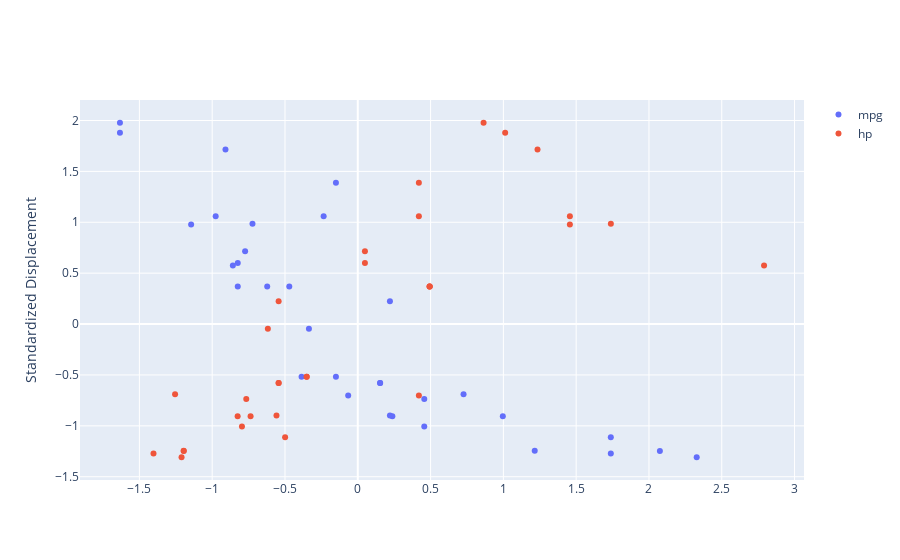

Here is the notebook cell this chart was saved with:
### Markdown cell above
**Creating scatter plots**

### Code cell
fig = {'data' : [{'x' : cars_std_df.mpg, 'y':cars_std_df.disp, 'mode' : 'markers', 'name' : 'mpg'},
                 {'x' : cars_std_df.hp, 'y':cars_std_df.disp, 'mode' : 'markers', 'name' : 'hp'},
                ],
       'layout' : {'xaxis': {'title' : ''}, 'yaxis': {'title' :'Standardized Displacement'}},
      }
#py.iplot(fig)
go.Figure(fig)

### Figure 1 — Plotly figure (JSON) as saved in the notebook; plotly's stock layout.template omitted (floating-point values rounded to 4 significant figures)
{"data": [{"mode": "markers", "name": "mpg", "type": "scatter", "x": [0.1533, 0.1533, 0.4567, 0.2207, -0.2344, -0.3356, -0.9762, 0.7265, 0.4567, -0.1501, -0.3861, -0.6222, -0.4704, -0.8244, -1.634, -1.634, -0.9087, 2.075, 1.738, 2.328, 0.2376, -0.7739, -0.8244, -1.145, -0.1501, 1.215, 0.9962, 1.738, -0.7233, -0.06585, -0.8582, 0.2207], "y": [-0.5798, -0.5798, -1.006, 0.2236, 1.06, -0.04691, 1.06, -0.6888, -0.7371, -0.5174, -0.5174, 0.3695, 0.3695, 0.3695, 1.978, 1.88, 1.716, -1.246, -1.271, -1.309, -0.9068, 0.7155, 0.6007, 0.9778, 1.388, -1.244, -0.9052, -1.112, 0.986, -0.7027, 0.5761, -0.8995]}, {"mode": "markers", "name": "hp", "type": "scatter", "x": [-0.5437, -0.5437, -0.7956, -0.5437, 0.4195, -0.6177, 1.457, -1.255, -0.7659, -0.351, -0.351, 0.4936, 0.4936, 0.4936, 0.8641, 1.012, 1.235, -1.196, -1.403, -1.21, -0.7363, 0.04909, 0.04909, 1.457, 0.4195, -1.196, -0.8252, -0.4992, 1.738, 0.4195, 2.791, -0.5585], "y": [-0.5798, -0.5798, -1.006, 0.2236, 1.06, -0.04691, 1.06, -0.6888, -0.7371, -0.5174, -0.5174, 0.3695, 0.3695, 0.3695, 1.978, 1.88, 1.716, -1.246, -1.271, -1.309, -0.9068, 0.7155, 0.6007, 0.9778, 1.388, -1.244, -0.9052, -1.112, 0.986, -0.7027, 0.5761, -0.8995]}], "layout": {"xaxis": {"title": {"text": ""}}, "yaxis": {"title": {"text": "Standardized Displacement"}}}}
